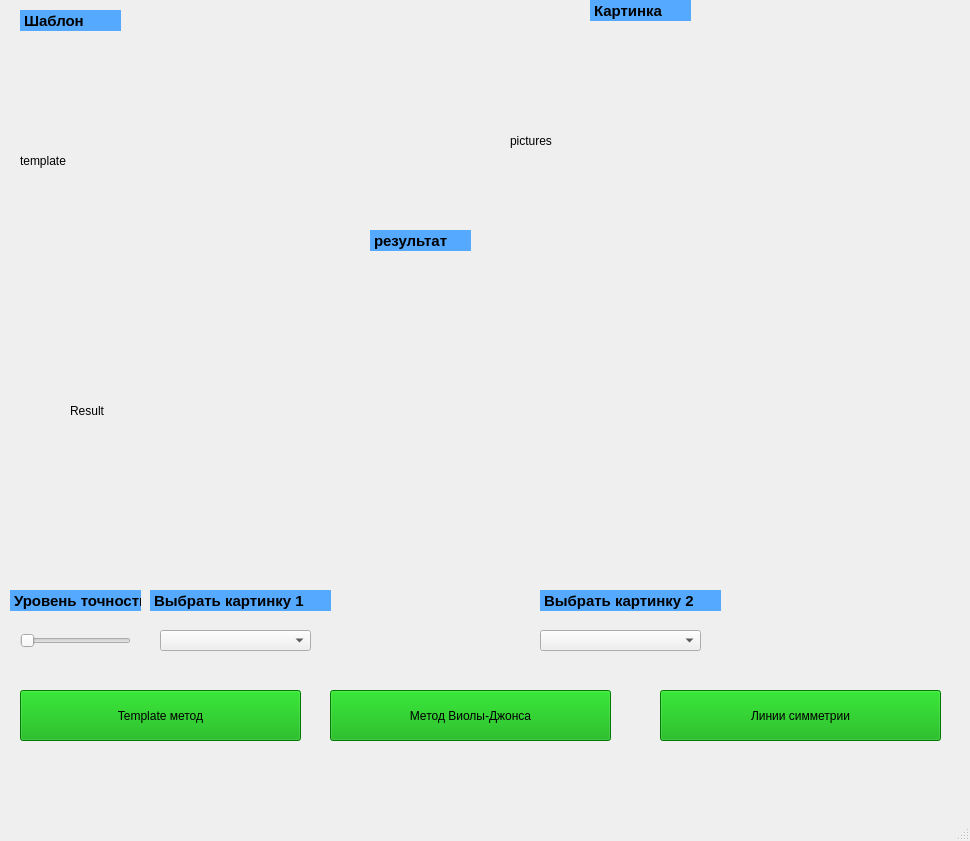
<?xml version="1.0" encoding="UTF-8"?>
<ui version="4.0">
 <class>MainWindow</class>
 <widget class="QMainWindow" name="MainWindow">
  <property name="geometry">
   <rect>
    <x>0</x>
    <y>0</y>
    <width>970</width>
    <height>841</height>
   </rect>
  </property>
  <property name="windowTitle">
   <string>MainWindow</string>
  </property>
  <widget class="QWidget" name="centralwidget">
   <widget class="QComboBox" name="comboBox">
    <property name="geometry">
     <rect>
      <x>160</x>
      <y>630</y>
      <width>151</width>
      <height>21</height>
     </rect>
    </property>
   </widget>
   <widget class="QPushButton" name="Template_but">
    <property name="geometry">
     <rect>
      <x>20</x>
      <y>690</y>
      <width>281</width>
      <height>51</height>
     </rect>
    </property>
    <property name="styleSheet">
     <string notr="true">font: 16pt &quot;Lucida Console&quot;;
background-color: rgb(0, 170, 0);</string>
    </property>
    <property name="text">
     <string>Template метод</string>
    </property>
   </widget>
   <widget class="QComboBox" name="comboBox_2">
    <property name="geometry">
     <rect>
      <x>540</x>
      <y>630</y>
      <width>161</width>
      <height>21</height>
     </rect>
    </property>
   </widget>
   <widget class="QLabel" name="result">
    <property name="geometry">
     <rect>
      <x>70</x>
      <y>270</y>
      <width>741</width>
      <height>281</height>
     </rect>
    </property>
    <property name="text">
     <string>Result</string>
    </property>
   </widget>
   <widget class="QLabel" name="tmplate">
    <property name="geometry">
     <rect>
      <x>20</x>
      <y>50</y>
      <width>241</width>
      <height>221</height>
     </rect>
    </property>
    <property name="text">
     <string>template</string>
    </property>
   </widget>
   <widget class="QLabel" name="pictures">
    <property name="geometry">
     <rect>
      <x>510</x>
      <y>40</y>
      <width>251</width>
      <height>201</height>
     </rect>
    </property>
    <property name="text">
     <string>pictures</string>
    </property>
   </widget>
   <widget class="QLabel" name="label_4">
    <property name="geometry">
     <rect>
      <x>370</x>
      <y>230</y>
      <width>101</width>
      <height>21</height>
     </rect>
    </property>
    <property name="font">
     <font>
      <pointsize>11</pointsize>
      <weight>75</weight>
      <bold>true</bold>
     </font>
    </property>
    <property name="styleSheet">
     <string notr="true">
background-color: rgb(85, 170, 255);</string>
    </property>
    <property name="frameShape">
     <enum>QFrame::Box</enum>
    </property>
    <property name="lineWidth">
     <number>-1</number>
    </property>
    <property name="text">
     <string>результат</string>
    </property>
   </widget>
   <widget class="QLabel" name="label_5">
    <property name="geometry">
     <rect>
      <x>20</x>
      <y>10</y>
      <width>101</width>
      <height>21</height>
     </rect>
    </property>
    <property name="font">
     <font>
      <pointsize>11</pointsize>
      <weight>75</weight>
      <bold>true</bold>
     </font>
    </property>
    <property name="styleSheet">
     <string notr="true">
background-color: rgb(85, 170, 255);</string>
    </property>
    <property name="frameShape">
     <enum>QFrame::Box</enum>
    </property>
    <property name="lineWidth">
     <number>-1</number>
    </property>
    <property name="text">
     <string>Шаблон</string>
    </property>
   </widget>
   <widget class="QLabel" name="label_6">
    <property name="geometry">
     <rect>
      <x>590</x>
      <y>0</y>
      <width>101</width>
      <height>21</height>
     </rect>
    </property>
    <property name="font">
     <font>
      <pointsize>11</pointsize>
      <weight>75</weight>
      <bold>true</bold>
     </font>
    </property>
    <property name="styleSheet">
     <string notr="true">
background-color: rgb(85, 170, 255);</string>
    </property>
    <property name="frameShape">
     <enum>QFrame::Box</enum>
    </property>
    <property name="lineWidth">
     <number>-1</number>
    </property>
    <property name="text">
     <string>Картинка</string>
    </property>
   </widget>
   <widget class="QLabel" name="label_7">
    <property name="geometry">
     <rect>
      <x>150</x>
      <y>590</y>
      <width>181</width>
      <height>21</height>
     </rect>
    </property>
    <property name="font">
     <font>
      <pointsize>11</pointsize>
      <weight>75</weight>
      <bold>true</bold>
     </font>
    </property>
    <property name="styleSheet">
     <string notr="true">
background-color: rgb(85, 170, 255);</string>
    </property>
    <property name="frameShape">
     <enum>QFrame::Box</enum>
    </property>
    <property name="lineWidth">
     <number>-1</number>
    </property>
    <property name="text">
     <string>Выбрать картинку 1</string>
    </property>
   </widget>
   <widget class="QLabel" name="label_8">
    <property name="geometry">
     <rect>
      <x>540</x>
      <y>590</y>
      <width>181</width>
      <height>21</height>
     </rect>
    </property>
    <property name="font">
     <font>
      <pointsize>11</pointsize>
      <weight>75</weight>
      <bold>true</bold>
     </font>
    </property>
    <property name="styleSheet">
     <string notr="true">
background-color: rgb(85, 170, 255);</string>
    </property>
    <property name="frameShape">
     <enum>QFrame::Box</enum>
    </property>
    <property name="lineWidth">
     <number>-1</number>
    </property>
    <property name="text">
     <string>Выбрать картинку 2</string>
    </property>
   </widget>
   <widget class="QPushButton" name="Viola_but">
    <property name="geometry">
     <rect>
      <x>330</x>
      <y>690</y>
      <width>281</width>
      <height>51</height>
     </rect>
    </property>
    <property name="styleSheet">
     <string notr="true">font: 16pt &quot;Lucida Console&quot;;
background-color: rgb(0, 170, 0);</string>
    </property>
    <property name="text">
     <string>Метод Виолы-Джонса</string>
    </property>
   </widget>
   <widget class="QPushButton" name="Sim_but">
    <property name="geometry">
     <rect>
      <x>660</x>
      <y>690</y>
      <width>281</width>
      <height>51</height>
     </rect>
    </property>
    <property name="styleSheet">
     <string notr="true">font: 16pt &quot;Lucida Console&quot;;
background-color: rgb(0, 170, 0);</string>
    </property>
    <property name="text">
     <string>Линии симметрии</string>
    </property>
   </widget>
   <widget class="QSlider" name="horizontalSlider">
    <property name="geometry">
     <rect>
      <x>20</x>
      <y>630</y>
      <width>111</width>
      <height>21</height>
     </rect>
    </property>
    <property name="orientation">
     <enum>Qt::Horizontal</enum>
    </property>
   </widget>
   <widget class="QLabel" name="label_9">
    <property name="geometry">
     <rect>
      <x>10</x>
      <y>590</y>
      <width>131</width>
      <height>21</height>
     </rect>
    </property>
    <property name="font">
     <font>
      <pointsize>11</pointsize>
      <weight>75</weight>
      <bold>true</bold>
     </font>
    </property>
    <property name="styleSheet">
     <string notr="true">
background-color: rgb(85, 170, 255);</string>
    </property>
    <property name="frameShape">
     <enum>QFrame::Box</enum>
    </property>
    <property name="lineWidth">
     <number>-1</number>
    </property>
    <property name="text">
     <string>Уровень точности</string>
    </property>
   </widget>
  </widget>
  <widget class="QMenuBar" name="menubar">
   <property name="geometry">
    <rect>
     <x>0</x>
     <y>0</y>
     <width>970</width>
     <height>21</height>
    </rect>
   </property>
  </widget>
  <widget class="QStatusBar" name="statusbar"/>
 </widget>
 <resources/>
 <connections/>
</ui>
